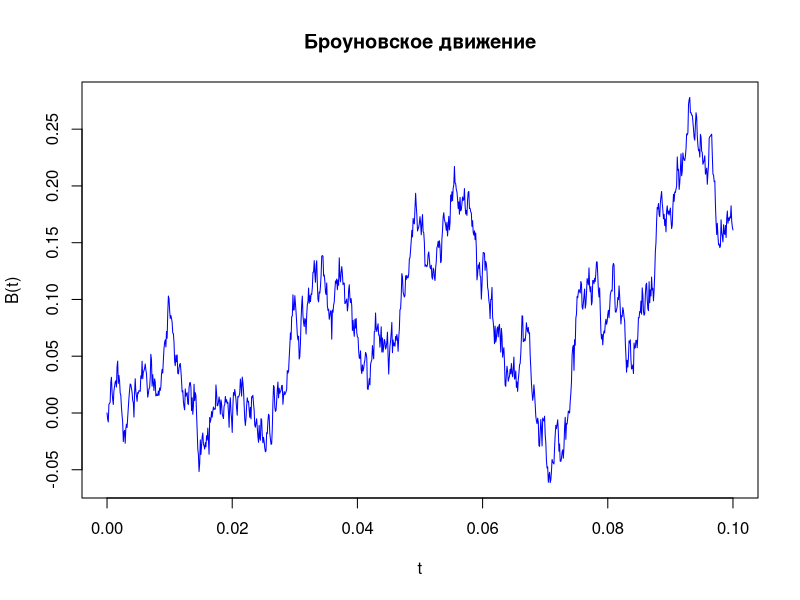
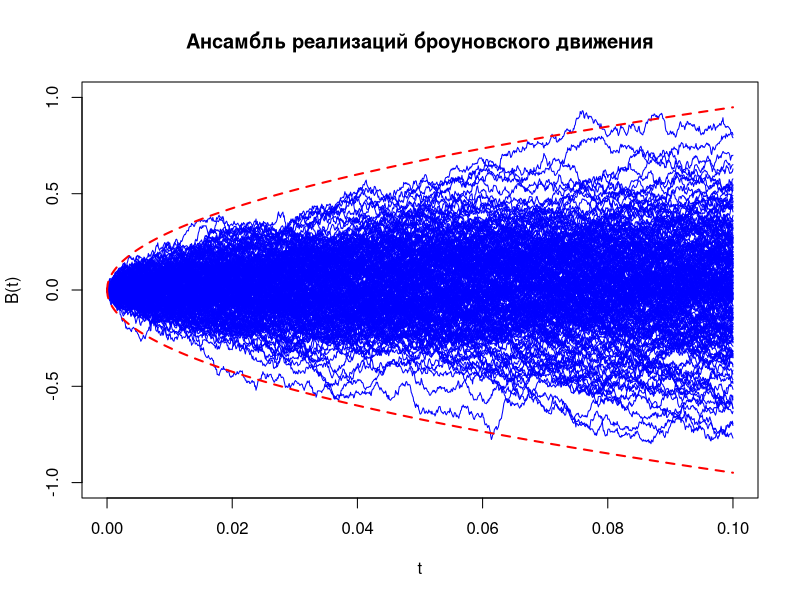

Write the R code that produced these figures, in order.
set.seed(123)  

#Variable&Function-Declaration----
delta = 0.0001
steps = 1000

BrownSimulate = function(delta, steps) {
  incr = rnorm(steps, mean = 0, sd = sqrt(delta))  
  B = c(0, cumsum(incr))  
  return(B)
}
EnsemblePlot = function(n, delta, steps) {
  plot(seq(0, steps * delta, by = delta), numeric(steps + 1), type = "n",
       main = "Ансамбль реализаций броуновского движения", xlab = "t", ylab = "B(t)",)
  for (i in 1:n) {
    Brlz = BrownSimulate(delta, steps)
    lines(seq(0, steps * delta, by = delta), Brlz, 
          col = "blue", lty = 1)
  }
}

#BrSimulation----
tp = seq(0, steps * delta, by = delta)
B = BrownSimulate(delta, steps)

#Visualization
plot(tp, B, type = "l", col = "blue", lwd = 1,
     main = "Броуновское движение", xlab = "t", ylab = "B(t)")

#Ensemble
EnsemblePlot(200, delta, steps)

#Confidence intervals
sigma = 3 * sqrt(tp)
lines(tp, sigma, col = "red", lwd = 2, lty = 2)
lines(tp, -sigma, col = "red", lwd = 2, lty = 2)



